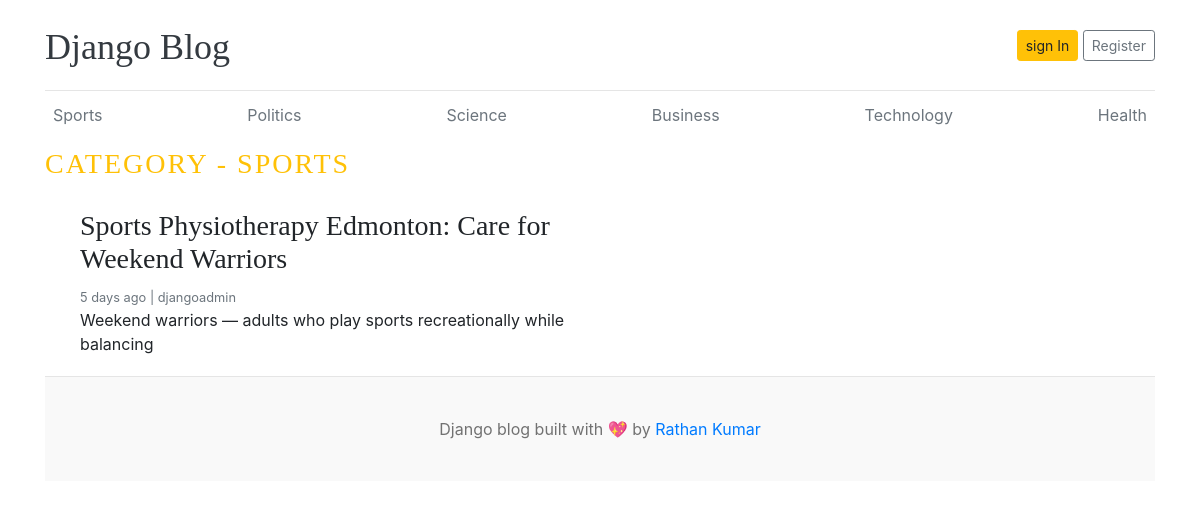
Page /category/1/ on the committed database.
### Blogapp/models.py (models this page shows, shortened)
class Category(models.Model):
    category_name = models.CharField(max_length=50, unique=True)
    created_at = models.DateTimeField(auto_now_add=True)
    updated_at = models.DateTimeField(auto_now=True)
    class Meta:
        verbose_name_plural = 'categories'
    def __str__(self):
        return self.category_name

class Blog(models.Model):
    STATUS_CHOICES = (
        ("Draft", "Draft"),
        ("Published", "Published"),
    )
    title = models.CharField(max_length=100)
    slug = models.SlugField(max_length=150, unique=True, blank=True)
    category = models.ForeignKey(Category, on_delete=models.CASCADE)
    author = models.ForeignKey(User, on_delete=models.CASCADE)
    featured_image = models.ImageField(upload_to='uploads/%Y/%m/%d')
    short_description = models.TextField(max_length=500)
    blog_body = models.TextField(max_length=2000)
    status = models.CharField(max_length=20, choices=STATUS_CHOICES, default="Draft")
    is_featured = models.BooleanField(default=False)
    created_at = models.DateTimeField(auto_now_add=True)
    updated_at = models.DateTimeField(auto_now=True)

### Blogapp/views.py (the view)
# urls.py: path('<int:category_id>/',posts_by_category,name='posts_by_category')
def posts_by_category(request,category_id):
    posts=Blog.objects.filter(status='Published', category=category_id)
    category = get_object_or_404(Category,pk=category_id)
    context={
        'posts':posts,
       'category':category,
    }
    return render(request, 'posts_by_category.html', context)

### Blogapp/context_processors.py (called while the page is built)
def get_categories(request):
    categories = Category.objects.all()
    return dict(categories=categories)

### Blogapp/templates/posts_by_category.html
{% extends 'base.html' %}
{% block content %}
<h3 class="text-uppercase text-warning" style="letter-spacing: 2px;">Category - {{ category }}</h3>
<div cla`ss="row mb-2">
    {% if posts %}
    {% for post in posts %}
    <div class="col-md-6">
        <div class="card border-0">
            <div class="card-body">
                <h3>{{ post.title }}</h3>
                <small class="mb-1 text-muted">{{ post.created_at | timesince }} ago | {{ post.author }}</small>
                <p class="card-text">{{ post.short_description | truncatewords:25}}</p>
            </div>
        </div>
    </div>
    {% endfor %}
    {% else %}
    <p>No posts found</p>
    {% endif %}
</div>
{% endblock %}

### Blogapp/templates/base.html (shortened to what this page needs)
{% load static %}
<!DOCTYPE html>
<html lang="en">
<head>
    <link href="https://getbootstrap.com/docs/4.0/dist/css/bootstrap.min.css" rel="stylesheet">
    <link href="{% static 'css/blog.css' %}" rel="stylesheet">
</head>
<body>
    <div class="container">
        <header class="blog-header py-3">
            <div class="row flex-nowrap justify-content-between align-items-center">
                <div class="col-8 pt-1">
                    <a class="blog-header-logo text-dark" href="/">Django Blog</a>
                </div>
                <div class="col-4 d-flex justify-content-end align-items-center">
                    <a class="btn btn-sm btn-warning" href="#">sign In</a> &nbsp;
                    <a class="btn btn-sm btn-outline-secondary" href="#">Register</a>
                </div>
            </div>
        </header>
        <div class="nav-scroller py-1 mb-2">
            <nav class="nav d-flex justify-content-between">
                {% for cat in categories%}
                <a class="p-2 text-muted" href="{% url 'posts_by_category' cat.id %}">{{ cat.category_name}}</a>
                {% endfor %}
            </nav>
        </div>
        {% block content %}
        {% endblock %}
        <footer class="blog-footer">
            <p>Django blog built with 💖 by <a href="#">Rathan Kumar</a></p>
        </footer>
</body>
</html>

### Blogapp/static/css/blog.css (style rules this page uses)
.blog-header { border-bottom: 1px solid #e5e5e5; }
.blog-header-logo { font-family: "Playfair Display", Georgia, "Times New Roman", serif; font-size: 2.25rem; }
h1, h2, h3, h4, h5, h6 { font-family: "Playfair Display", Georgia, "Times New Roman", serif; }
.blog-footer { padding: 2.5rem 0; color: #727272; text-align: center; background-color: #f9f9f9; border-top: .05rem solid #e5e5e5; }
.blog-footer p:last-child { margin-bottom: 0; }

### rows in the picture
Category: category_name "Sports", category_name "SPORTS"
Category: category_name "Politics"
Category: category_name "Science"
Category: category_name "Business"
Category: category_name "Technology"
Category: category_name "Health"
Blog: title "Sports Physiotherapy Edmonton: Care for Weekend Warriors", created_at "5 days", author "djangoadmin", short_description "Weekend warriors — adults who play sports recreationally while balancing"
